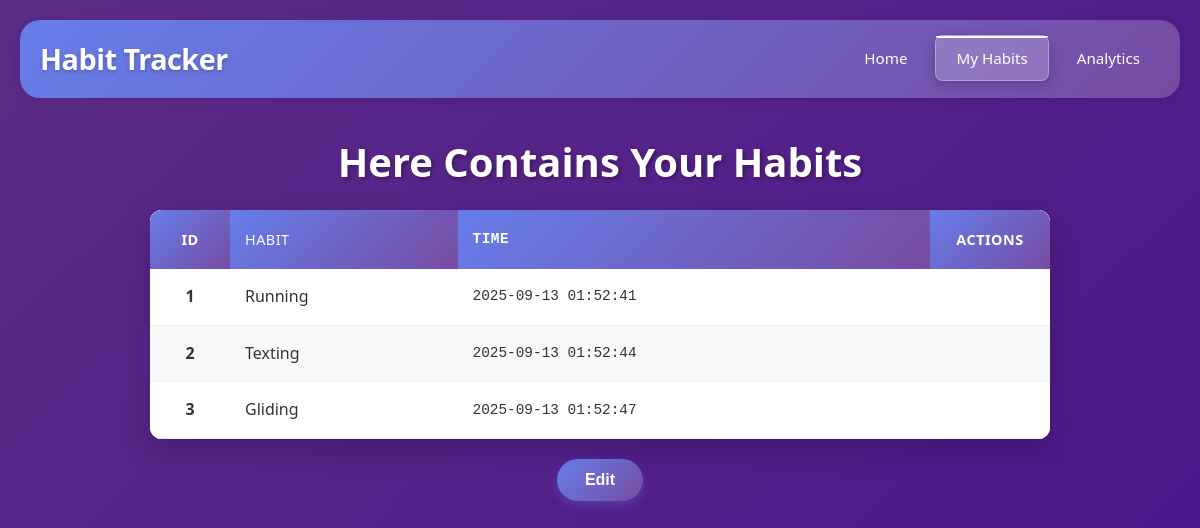
The app's page /habits with its own data.
### main.py (models this page shows)
class Habit(db.Model):
    id = db.Column(db.Integer, primary_key=True, autoincrement=True)
    habit = db.Column(db.String(100), nullable=False)
    created_at = db.Column(db.DateTime, default=datetime.utcnow)

### main.py (the view)
@app.route('/habits')
def habits():
    entries = Habit.query.all()
    return render_template('habits.html', active_page='habits', entries=entries)

### templates/habits.html (shortened to what this page needs)
{% extends "base.html" %}
{% block body %}
<h1>Here Contains Your Habits</h1>
<div class="table-container">
    <table id="habitsTable">
        <thead>
            <tr>
                <th>ID</th>
                <th>Habit</th>
                <th>Time</th>
                <th>Actions</th>
            </tr>
        </thead>
        <tbody>
            {% for entry in entries %}
            <tr>
                <td>{{entry.id}}</td>
                <td>{{entry.habit}}</td>
                <td>{{entry.created_at.strftime("%Y-%m-%d %H:%M:%S")}}</td>
                <td>
                </td>
            </tr>
            {% endfor %}
        </tbody>
    </table>
</div>
<div class="edit-container">
    <button class="btn" id="editToggle" onclick="toggleEditMode()">Edit</button>
</div>
{% endblock %}

### static/css/styles.css (style rules this page uses)
* { margin: 0; padding: 0; box-sizing: border-box; }
body { font-family: 'Segoe UI', Tahoma, Geneva, Verdana, sans-serif; line-height: 1.6; background: linear-gradient(135deg, #5b2c87 0%, #4a148c 100%); margin: 0; padding: 20px; min-height: 100vh; }
.content h1 { color: white; margin-bottom: 1rem; font-weight: 600; }
h1 { text-align: center; color: white; font-size: 2.5rem; margin-bottom: 30px; text-shadow: 2px 2px 4px rgba(0,0,0,0.3); font-weight: 300; }
.table-container { max-width: 900px; margin: 0 auto; background: white; border-radius: 12px; box-shadow: 0 10px 30px rgba(0,0,0,0.2); overflow: hidden; }
table { width: 100%; border-collapse: collapse; margin: 0; font-size: 1rem; background: white; }
th { background: linear-gradient(135deg, #667eea 0%, #764ba2 100%); color: white; font-weight: 600; padding: 18px 15px; text-align: left; text-transform: uppercase; letter-spacing: 0.5px; font-size: 0.9rem; border: none; }
td { padding: 15px; border-bottom: 1px solid #f0f0f0; color: #333; font-weight: 400; }
tr:nth-child(even) { background-color: #f8f9fa; }
tr:nth-child(odd) { background-color: white; }
td:first-child, th:first-child { font-weight: bold; text-align: center; width: 80px; }
td:nth-child(2), th:nth-child(2) { font-weight: 500; }
td:nth-child(3), th:nth-child(3) { font-family: 'Courier New', monospace; font-size: 0.9rem; }
td:nth-child(4), th:nth-child(4) { text-align: center; width: 120px; }
.btn { display: inline-block; padding: 0.75rem 1.75rem; background: linear-gradient(135deg, #667eea 0%, #764ba2 100%); color: white; text-decoration: none; border-radius: 50px; font-weight: 600; font-size: 1rem; transition: all 0.3s ease; border: none; cursor: pointer; box-shadow: 0 4px 10px rgba(102, 126, 234, 0.3); }
.edit-container { text-align: center; margin-top: 20px; }

### records on screen
Habit: id "1", habit "Running", created_at "2025-09-13 01:52:41"
Habit: id "2", habit "Texting", created_at "2025-09-13 01:52:44"
Habit: id "3", habit "Gliding", created_at "2025-09-13 01:52:47"
